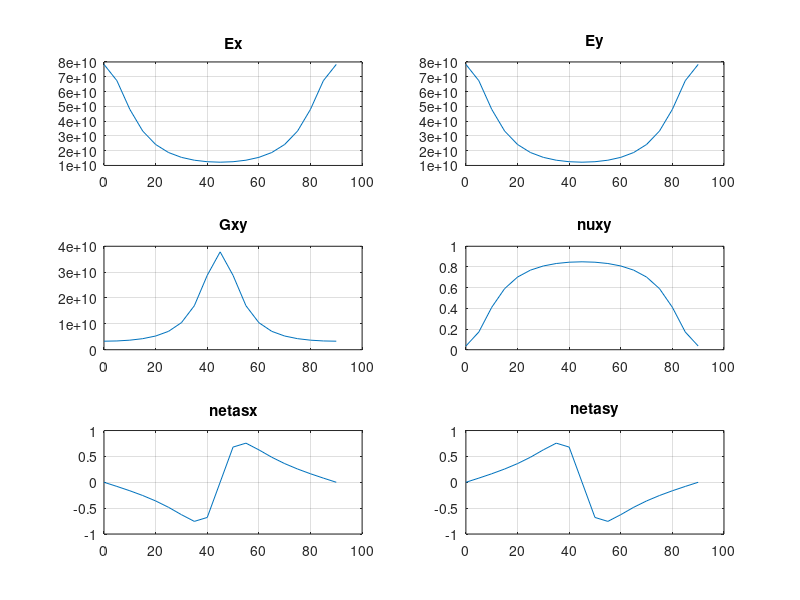

Here is the MATLAB script that generated this plot:
clc;
clear all;
%-----------------------------------------------

h = 0.125e-3*4;
% h = 0.127e-3*8;
% h = 0.127


% E11 = 181e9;
% E22 = 10.273e9;
% G12 = 7.17e9;
% v12 = 0.28;

E11 = 147e9;
E22 = 9e9;
G12 = 3.3e9;
v12 = 0.31;

% E11 = 369e9;
% E22 = E11/10;
% G12 = 0.5*E22;
% v12 = 0.3;

v21 = (E22/E11)*v12;
%-----------------------------------------------

Q11 = E11/(1-v12*v21);
Q22 = E22/(1-v12*v21);
Q12 = v12*E22/(1-v12*v21);
Q66 = G12;

Q = [Q11 Q12 0; Q12 Q22 0; 0 0 Q66];

%material invariants
U1 = (3*Q11+3*Q22+2*Q12+4*Q66)/8;
U2 = (Q11-Q22)/2;
U3 = (Q11+Q22-2*Q12-4*Q66)/8;
U4 = (Q11+Q22+6*Q12-4*Q66)/8;
U5 = (U1-U4)/2;

%sysmetric laminate fiber angles
% theta = [0 90 45 -45 -45 45 90 0];
% theta = [30 -30 -30 30];
% theta = [45 45 45 45];
% theta = [45 -45 -45 45];
% theta = [0 90 -45 45 45 -45 90 0];
% theta0 = [0];
theta0 = [0 90 90 0];

for orient=1:19
theta = (theta0*pi)./180;

c2 = cos(2.*theta);
c4 = cos(4.*theta);
s2 = sin(2.*theta);
s4 = sin(4.*theta);

N = length(theta); %number of lamina

Q_xy = zeros(N, 3, 3); %stiffness matrix for each lamina

for j=1:N
    Q_xy(j,1,1) = U1 + U2*c2(j) + U3*c4(j); %Q11_xy
    
    Q_xy(j,1,2) = U4 - U3*c4(j);            %Q12_xy
    Q_xy(j,2,1) = Q_xy(j,1,2);
    
    Q_xy(j,2,2) = U1 - U2*c2(j) + U3*c4(j); %Q22_xy
    
    Q_xy(j,1,3) = 0.5*U2*s2(j) + U3*s4(j);  %Q16_xy
    Q_xy(j,3,1) = Q_xy(j,1,3);
    
    Q_xy(j,2,3) = 0.5*U2*s2(j) - U3*s4(j);  %Q26_xy
    Q_xy(j,3,2) = Q_xy(j,2,3);
    
    Q_xy(j,3,3) = U5 - U3*c4(j);            %Q66_xy
end
t = h/N;

A = zeros(3,3); %laminate bending matrix
for j=1:N
    z2 = ( -N/2 + j )*t;
    z1 = z2 - t;
    A = A + squeeze(Q_xy(j,:,:)) .* ( z2 - z1 );
end

B = zeros(3,3); %laminate bending matrix
for j=1:N
    z2 = ( -N/2 + j )*t;
    z1 = z2 - t;
    B = B + squeeze(Q_xy(j,:,:)) .* ( z2^2 - z1^2 );
end
B = (1/2)*B;

D = zeros(3,3); %laminate bending matrix
t = h/N;
for j=1:N
    z2 = ( -N/2 + j )*t;
    z1 = z2 - t;
    D = D + squeeze(Q_xy(j,:,:)) .* ( z2^3 - z1^3 );
end
D = (1/3)*D;

a=inv(A);
Ex(orient)=1/a(1,1)/h;
Ey(orient)=1/a(2,2)/h;
Gxy(orient)=1/a(3,3)/h;
nuxy(orient)=-a(2,1)/a(1,1);
nuyx(orient)=-a(1,2)/a(2,2);
netasx(orient)=a(1,3)/a(3,3);
netaxs(orient)=a(3,1)/a(1,1);
netasy(orient)=a(2,3)/a(3,3);
netays(orient)=a(3,2)/a(2,2);
theta0=theta0 +5*[1 1 1 1];
end

figure
subplot(3,2,1)
plot(0:5:90,Ex)
title('Ex');
grid on;

subplot(3,2,2)
plot(0:5:90,Ey)
title('Ey');
grid on;

subplot(3,2,3)
plot(0:5:90,Gxy)
title('Gxy');
grid on;

subplot(3,2,4)
plot(0:5:90,nuxy)
title('nuxy');
grid on;

subplot(3,2,5)
plot(0:5:90,netasx);
title('netasx');
grid on;

subplot(3,2,6)
plot(0:5:90,netasy);
title('netasy');
grid on;
